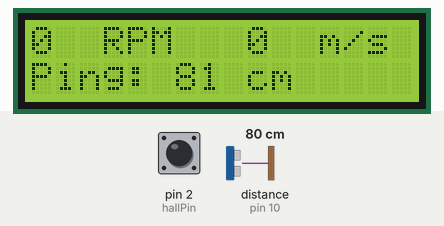
Recording of a sketch running on a simulated Arduino Uno, built with avr-gcc and run on an emulated ATmega328P. Shown: 16×2 character LCD. Inputs (shaded band) come from the test bench; at power-on: distance to the obstacle (sensor on pin 10) 80 cm, pin 2 (hallPin) LOW. The echo pulse lasts 58.3 µs per cm.

Above: at 2.7 s.
2.8 s: distance to the obstacle (sensor on pin 10) set to 299 cm
At 4.5 s:
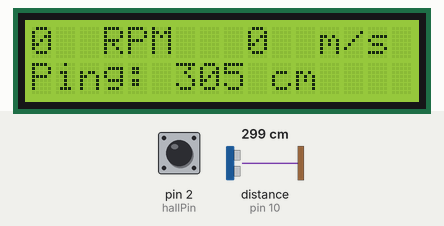
7.6 s: distance to the obstacle (sensor on pin 10) set to 2 cm
At 8.0 s:
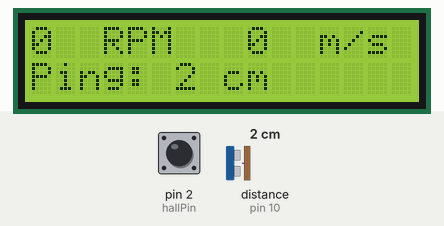
10.2 s: distance to the obstacle (sensor on pin 10) set to 4 cm
At 10.7 s:
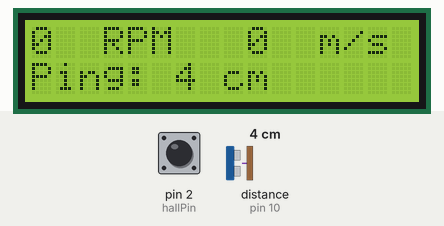
12.9 s: pin 2 (hallPin) pulsed HIGH 2 times (0.12 s each, 0.3 s apart)
At 14.12 s:
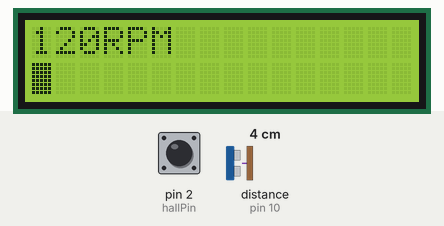
Timing chart, 0 to 15.9 s (numbered marks = the images above; inputs shaded):
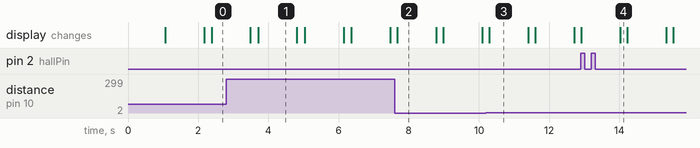

Measured:
- after the input at 2.8 s, the display: first differs from a run without the input after 0.91 s (image 1)
- after the input at 7.6 s, the display: changes after 0.08 s (image 2)
- after the input at 10.2 s, the display: changes after 0.10 s (image 3)
- after the input at 12.9 s, the display: first differs from a run without the input after 1.1 s (image 4)
- what the display in image 1 shows lasts 1.1 s, from 3.7 s to 4.8 s

The sketch:

speedometerAndclearance.cc.ino
```cpp
// include the library code:
#include <LiquidCrystal.h>

// initialize the library with the numbers of the interface pins
// read the hall effect sensor on pin 2

#include <NewPing.h>
#define  TRIGGER_PIN  11
#define  ECHO_PIN     10
#define MAX_DISTANCE 500 // Maximum distance we want to ping for (in centimeters).


LiquidCrystal lcd(9, 8, 7, 6, 5, 4);

const int hallPin=2;
const unsigned long sampleTime=1000;
const int maxRPM = 10200;

NewPing sonar(TRIGGER_PIN, ECHO_PIN, MAX_DISTANCE); // NewPing setup of pins and maximum distance.
int DistanceIn;
int DistanceCm;
int velocity=0;

void setup()
{
  pinMode(hallPin,INPUT);
  Serial.begin(9600);
  // set up the LCD's number of rows and columns:
  lcd.begin(16, 2);
  // Print a message to the LCD.
  lcd.print("initializing");
  delay(1000);
  lcd.clear();


}

void loop()
{
  delay(100);
  int rpm=getRpm();
  lcd.clear();
  displayRPM(rpm);
  displayOnLcd(rpm);

  delay(100);// Wait 100ms between pings (about 10 pings/sec). 29ms should be the shortest delay between pings.
  lcd.setCursor(0, 1);
  delay(100);// Wait 100ms between pings (about 10 pings/sec). 29ms should be the shortest delay between pings.
  DistanceCm = sonar.ping_cm();
  lcd.print("Ping: ");
  lcd.print(DistanceCm); // Convert ping time to distance and print result
                            // (0 = outside set distance range, no ping echo)
  lcd.print(" cm     ");
  velocity=0.1*2*3.14*rpm/60;
  lcd.setCursor(9, 0);
 lcd.print(velocity);
   lcd.setCursor(12, 0);
 lcd.print("m/s");

}

int getRpm()
{
  // sample for sampleTime in millisecs
  int kount=0;
  boolean cflag=LOW;
  unsigned long CurrentTime=0;
  unsigned long startTime=millis();
  while (CurrentTime<=sampleTime)
  {
    if (digitalRead(hallPin)==HIGH)
    {
      cflag=HIGH;
    }
    if (digitalRead(hallPin)==LOW && cflag==HIGH)
    {
      kount++;
      cflag=LOW;
    }
    CurrentTime=millis()-startTime;
  }
  int counttorpm = int(60000./float(sampleTime))*kount;
  return counttorpm;
}

void displayRPM(int rpm)
{
  lcd.clear();
  // set the cursor to column 0, line 1
  lcd.setCursor(0, 0);
  // print the number of seconds since reset:
  lcd.print(rpm);
  lcd.setCursor(3,0);
  lcd.print("RPM");

}

void displayOnLcd(int rpm)
{
  int RpmOnBar=map(rpm,0,maxRPM,0,15);
  lcd.setCursor(0,1);
  if (rpm!=0)
  {
  for (int i=0; i<=RpmOnBar; i++)
   {
        lcd.setCursor(i,1);
        lcd.write(1023);
      }
  }
}
```
